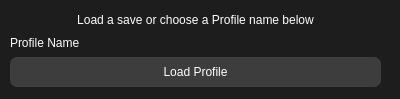
<?xml version="1.0" encoding="UTF-8"?>
<ui version="4.0">
 <class>InputDialog</class>
 <widget class="QDialog" name="InputDialog">
  <property name="geometry">
   <rect>
    <x>0</x>
    <y>0</y>
    <width>400</width>
    <height>99</height>
   </rect>
  </property>
  <property name="windowTitle">
   <string>Dialog</string>
  </property>
  <property name="styleSheet">
   <string notr="true">QMainWindow{
background-color:#1d1d1d;
}

QDialog{
background-color:#1d1d1d;
}

QFileDialog{
background-color: #1d1d1d;
}

QInputDialog{
background-color: #1d1d1d;
}

QWidget{
background-color: #1d1d1d;
}

QMenuBar{
background-color:#1d1d1d;
padding:5px;
	font: 12pt &quot;MS Shell Dlg 2&quot;;
}

QMenuBar::item{
background-color:#1d1d1d;
color:#fff;
padding:5px;
}

QMenu{
color:#fff;
padding:0;
}

QMenu::item:selected{
color:#fff;
background-color:#00aba9;
}

QSplitter::handle{
background-color: #1d1d1d;
}

QTableWidget{
background-color:#3d3d3d;
color:#fff;
border-radius: 4px;
}

QHeaderView::section{
background-color:qlineargradient(spread:pad, x1:0, y1:0, x2:1, y2:0, stop:0 rgba(20, 100, 150, 255), stop:1 rgba(36, 100, 150, 255));
border:none;
border-top-style:solid;
border-width:1px;
border-top-color:qlineargradient(spread:pad, x1:0, y1:0, x2:1, y2:0, stop:0 rgba(20, 100, 150, 255), stop:1 rgba(36, 100, 150, 255));
color:#fff;

}
QHeaderView{
background-color:qlineargradient(spread:pad, x1:0, y1:0, x2:1, y2:0, stop:0 rgba(20, 100, 150, 255), stop:1 rgba(36, 100, 150, 255));

border:none;
border-top-style:solid;
border-width:1px;
border-top-color:#146496;
color:#fff;
	font: 75 12pt &quot;Calibri&quot;;
}

QTableCornerButton::section{
border:none;
background-color:#146496;
}

QListWidget{
background-color:#3d3d3d;
color:#fff;
border-radius: 8px;
}

QMenu{
background-color:#3d3d3d;
}

QStatusBar{
background-color:#7e3878;
color:#fff;
}

QPushButton{
min-width: 80px;
min-height: 30px;

border-style:solid;

background-color:#3d3d3d;
color:#fff;
border-radius:7px;
}

QPushButton:hover{
color:#ccc;
	background-color: qlineargradient(spread:pad, x1:0.517, y1:0, x2:0.517, y2:1, stop:0 rgba(45, 45, 45, 255), stop:0.505682 rgba(45, 45, 45, 255), stop:1 rgba(29, 29, 29, 255));
	border-color:#2d89ef;
border-width:2px;
}

QPushButton:pressed{
background-color: qlineargradient(spread:pad, x1:0.517, y1:0, x2:0.517, y2:1, stop:0 rgba(29, 29, 29, 255), stop:0.505682 rgba(45, 45, 45, 255), stop:1 rgba(29, 29, 29, 255));
}


QTabWidget::tab{
background-color:#3d3d3d;
}

QLineEdit{
border-radius:0;
color: #fff;
}

QProgressBar{
border-radius:0;
text-align:center;
color:#fff;
background-color:transparent;
border: 2px solid #e3a21a;
border-radius:7px;
	font: 75 12pt &quot;Open Sans&quot;;

}

QProgressBar::chunk{
background-color:#2d89ef;
width:20px;
}

QComboBox{
background-color: #3d3d3d;
color: #fff;
}

QComboBox QAbstractItemView{
background-color: #3d3d3d;
color: #fff;
}

QTextBrowser{
background-color: #3d3d3d;
color: #fff;
border-radius: 8px;
}

QSpinBox{
background-color: #3d3d3d;
color: #fff;
font: 16pt
}

QLabel{
color: #fff;
}

QCheckBox{
color: #fff;
}</string>
  </property>
  <widget class="QWidget" name="">
   <property name="geometry">
    <rect>
     <x>10</x>
     <y>10</y>
     <width>371</width>
     <height>77</height>
    </rect>
   </property>
   <layout class="QVBoxLayout" name="verticalLayout_2">
    <item>
     <layout class="QVBoxLayout" name="verticalLayout">
      <item>
       <widget class="QLabel" name="label_2">
        <property name="text">
         <string>Load a save or choose a Profile name below</string>
        </property>
        <property name="alignment">
         <set>Qt::AlignCenter</set>
        </property>
       </widget>
      </item>
      <item>
       <layout class="QHBoxLayout" name="horizontalLayout">
        <item>
         <widget class="QLabel" name="label">
          <property name="text">
           <string>Profile Name</string>
          </property>
         </widget>
        </item>
        <item>
         <widget class="QLineEdit" name="lineEdit"/>
        </item>
       </layout>
      </item>
     </layout>
    </item>
    <item>
     <widget class="QPushButton" name="loadButton">
      <property name="text">
       <string>Load Profile</string>
      </property>
     </widget>
    </item>
   </layout>
  </widget>
 </widget>
 <resources/>
 <connections/>
</ui>
